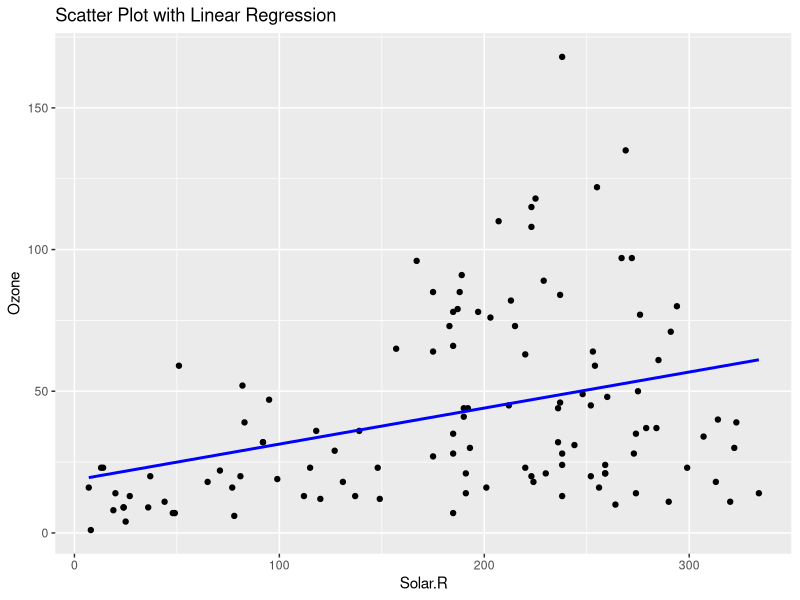

This figure's R source:
# Load necessary libraries
library(ggplot2)

# Load the airquality dataset
data(airquality)

# (i) Find missing values and replace or drop them
missing_percent <- colMeans(is.na(airquality)) * 100
print(missing_percent)

for (col in names(airquality)) {
  if (missing_percent[col] < 10) {
    mean_value <- mean(airquality[, col], na.rm = TRUE)
    airquality[is.na(airquality[, col]), col] <- mean_value
  } else {
    airquality <- airquality[complete.cases(airquality[, col]), ]
  }
}

# (ii) Apply linear regression on "Ozone" and "Solar.R"
model <- lm(Ozone ~ Solar.R, data = airquality)
summary(model)

# (iii) Plot Scatter plot between Ozone and Solar with regression line
ggplot(data = airquality, aes(x = Solar.R, y = Ozone)) +
  geom_point() +
  geom_smooth(method = "lm", se = FALSE, color = "blue") +
  labs(x = "Solar.R", y = "Ozone", title = "Scatter Plot with Linear Regression")
